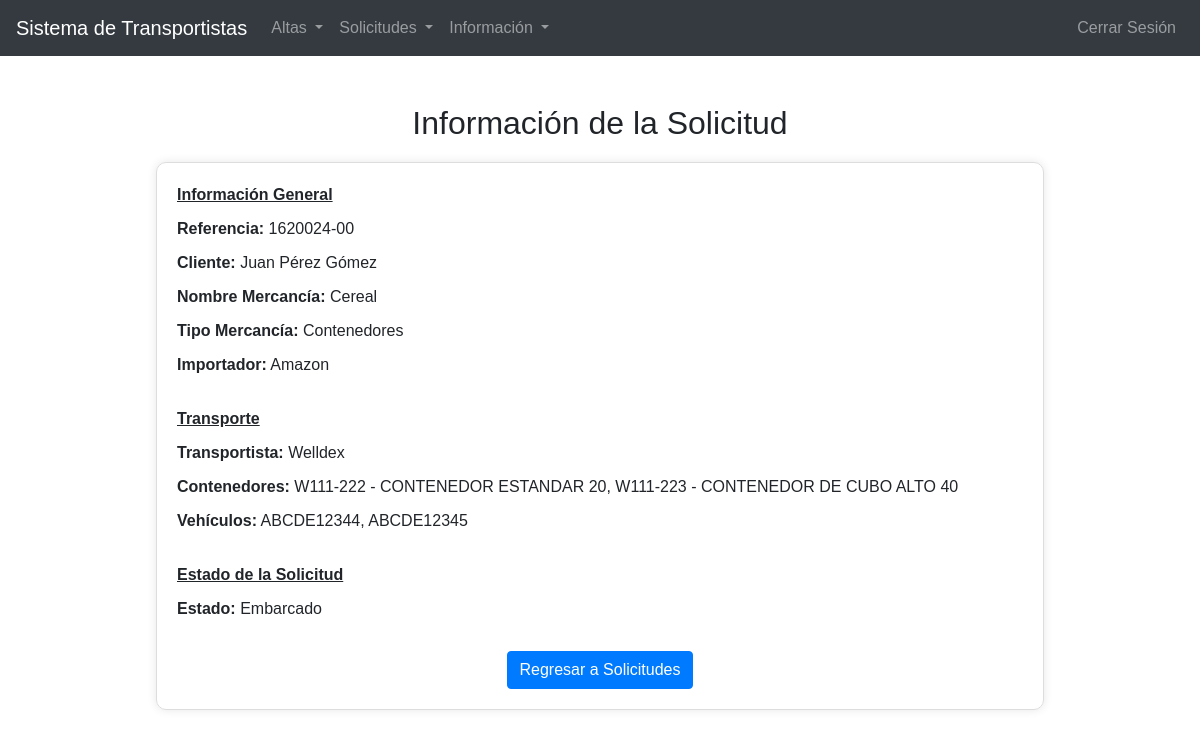
Screenshot of /Transportes/verInformacion.php?id=2 (signed in) with the database file from the repository.
### tables this page shows
CREATE TABLE `solicitud` (
  `ID_Solicitud` int(11) NOT NULL,
  `Referencia` varchar(10) DEFAULT NULL,
  `ID_Transp` int(11) NOT NULL,
  `ID_Estado` int(11) NOT NULL
);

CREATE TABLE `cliente` (
  `ID_Cli` int(11) NOT NULL,
  `Nombre_Cli` varchar(100) NOT NULL,
  `Telefono_Cli` char(10) NOT NULL,
  `Correo_Cli` varchar(100) NOT NULL,
  `Estado_Cli` varchar(100) NOT NULL,
  `Ubicacion_Cli` varchar(200) NOT NULL
);

CREATE TABLE `mercancia` (
  `ID_Merc` int(11) NOT NULL,
  `Nombre_Merc` varchar(100) NOT NULL,
  `Marca_Merc` varchar(100) NOT NULL,
  `Peso_Merc` decimal(10,2) NOT NULL,
  `Volumen_Merc` decimal(10,2) NOT NULL,
  `Dimensiones_Merc` varchar(10) NOT NULL,
  `ID_TipoM` int(11) DEFAULT NULL
);

CREATE TABLE `tipomercancia` (
  `ID_TipoM` int(11) NOT NULL,
  `TipoM` varchar(50) NOT NULL
);

CREATE TABLE `importador` (
  `ID_Imp` int(11) NOT NULL,
  `Empresa_Imp` varchar(100) NOT NULL,
  `Operador_Imp` varchar(100) NOT NULL,
  `Telefono_Imp` char(10) NOT NULL,
  `Correo_Imp` varchar(100) NOT NULL,
  `Pais_Imp` varchar(100) NOT NULL,
  `Ubicacion` varchar(200) NOT NULL
);

CREATE TABLE `transportista` (
  `ID_Transp` int(11) NOT NULL,
  `Empresa_Transp` varchar(100) NOT NULL,
  `Telefono_Transp` char(10) NOT NULL,
  `Correo_Transp` varchar(100) NOT NULL,
  `Estado_Transp` varchar(100) NOT NULL,
  `Ubicacion_Transp` varchar(100) NOT NULL
);

CREATE TABLE `estado` (
  `ID_Estado` int(11) NOT NULL,
  `Nombre_Estado` varchar(100) NOT NULL
);

### Transportes/verInformacion.php (the view, shortened to what this page needs)
<?php
include('bd.php');
$idSolicitud = $_GET['id'];
$sql = "SELECT
            S.ID_Solicitud,
            S.Referencia,
            C.Nombre_Cli,
            M.Nombre_Merc AS Nombre_Mercancia,
            TM.TipoM AS Tipo_Mercancia,
            I.Empresa_Imp AS Importador,
            T.Empresa_Transp AS Transportista,
            E.Nombre_Estado AS Estado,
            (SELECT GROUP_CONCAT(CONCAT(CO.Serie_Contenedor, ' - ', TC.Descripcion_Cont) SEPARATOR ', ')
             FROM ContenedoresSoli CO
             JOIN TipoContenedor TC ON CO.ID_TipoC = TC.ID_TipoC
             WHERE CO.ID_Solicitud = S.ID_Solicitud) AS Contenedores,
            (SELECT GROUP_CONCAT(TR.Matricula SEPARATOR ', ')
             FROM Respuesta R
             JOIN Transporte TR ON R.Matricula = TR.Matricula
             WHERE R.ID_Solicitud = S.ID_Solicitud) AS Vehiculos
        FROM Solicitud S
        JOIN Operacion O ON S.Referencia = O.Referencia
        JOIN Cliente C ON O.ID_Cli = C.ID_Cli
        JOIN Mercancia M ON O.ID_Merc = M.ID_Merc
        JOIN TipoMercancia TM ON M.ID_TipoM = TM.ID_TipoM
        JOIN Importador I ON O.ID_Imp = I.ID_Imp
        JOIN Transportista T ON S.ID_Transp = T.ID_Transp
        JOIN Estado E ON S.ID_Estado = E.ID_Estado
        WHERE S.ID_Solicitud = ?";
$stmt = $conn->prepare($sql);
$stmt->bind_param("i", $idSolicitud);
$stmt->execute();
$result = $stmt->get_result();
$solicitud = $result->fetch_assoc();
?>
<!DOCTYPE html>
<html lang="es">
<head>
    <link href="https://stackpath.bootstrapcdn.com/bootstrap/4.5.2/css/bootstrap.min.css" rel="stylesheet">
    <link href="css/informacion.css" rel="stylesheet">
</head>
<body>
<nav class="navbar navbar-expand-lg navbar-dark bg-dark">
    <a class="navbar-brand" href="welcome.php">Sistema de Transportistas</a>
    <div class="collapse navbar-collapse" id="navbarNavDropdown">
        <ul class="navbar-nav mr-auto">
            <li class="nav-item dropdown">
                <a class="nav-link dropdown-toggle" href="#" id="altasDropdown" role="button" data-toggle="dropdown" aria-haspopup="true" aria-expanded="false">
                    Altas
                </a>
            </li>
            <li class="nav-item dropdown">
                <a class="nav-link dropdown-toggle" href="#" id="solicitudesDropdown" role="button" data-toggle="dropdown" aria-haspopup="true" aria-expanded="false">
                    Solicitudes
                </a>
            </li>
            <li class="nav-item dropdown">
                <a class="nav-link dropdown-toggle" href="#" id="informacionDropdown" role="button" data-toggle="dropdown" aria-haspopup="true" aria-expanded="false">
                    Información
                </a>
            </li>
        </ul>
        <ul class="navbar-nav ml-auto">
            <li class="nav-item">
                <a class="nav-link" href="logout.php">Cerrar Sesión</a>
            </li>
        </ul>
    </div>
</nav>
<div class="container mt-5">
    <div class="report-header">
        <h2>Información de la Solicitud</h2>
    </div>
    <div class="report-container">
        <div class="report-section">
            <div class="section-title">Información General</div>
            <div class="report-item"><span>Referencia:</span> <?php echo $solicitud['Referencia']; ?></div>
            <div class="report-item"><span>Cliente:</span> <?php echo $solicitud['Nombre_Cli']; ?></div>
            <div class="report-item"><span>Nombre Mercancía:</span> <?php echo $solicitud['Nombre_Mercancia']; ?></div>
            <div class="report-item"><span>Tipo Mercancía:</span> <?php echo $solicitud['Tipo_Mercancia']; ?></div>
            <div class="report-item"><span>Importador:</span> <?php echo $solicitud['Importador']; ?></div>
        </div>
        <div class="report-section">
            <div class="section-title">Transporte</div>
            <div class="report-item"><span>Transportista:</span> <?php echo $solicitud['Transportista']; ?></div>
            <div class="report-item"><span>Contenedores:</span> <?php echo $solicitud['Contenedores'] ? $solicitud['Contenedores'] : 'No Aplica'; ?></div>
            <div class="report-item"><span>Vehículos:</span> <?php echo $solicitud['Vehiculos']; ?></div>
        </div>
        <div class="report-section">
            <div class="section-title">Estado de la Solicitud</div>
            <div class="report-item"><span>Estado:</span> <?php echo $solicitud['Estado']; ?></div>
        </div>
        <div class="back-button">
            <a href="verSolicitudes.php" class="btn btn-primary">Regresar a Solicitudes</a>
        </div>
    </div>
</div>
</body>
</html>

### Transportes/css/informacion.css (style rules this page uses)
body { font-family: Arial, sans-serif; }
.report-container { margin: 20px auto; width: 80%; padding: 20px; border: 1px solid #ddd; border-radius: 10px; box-shadow: 0 0 10px rgba(0, 0, 0, 0.1); }
.report-header { text-align: center; margin-bottom: 20px; }
.report-section { margin-bottom: 30px; }
.section-title { font-weight: bold; margin-bottom: 10px; text-decoration: underline; }
.report-item { margin-bottom: 10px; }
.report-item span { font-weight: bold; }
.back-button { text-align: center; margin-top: 20px; }

### rows the page displays
solicitud: Referencia "1620024-00", cliente.Nombre_Cli "Juan Pérez Gómez", mercancia.Nombre_Merc "Cereal", tipomercancia.TipoM "Contenedores", importador.Empresa_Imp "Amazon", ID_Transp.Empresa_Transp "Welldex", ID_Estado.Nombre_Estado "Embarcado"

### other values shown
$solicitud['Contenedores'] "W111-222 - CONTENEDOR ESTANDAR 20, W111-223 - CONTENEDOR DE CUBO ALTO 40"
$solicitud['Vehiculos'] "ABCDE12344, ABCDE12345"
